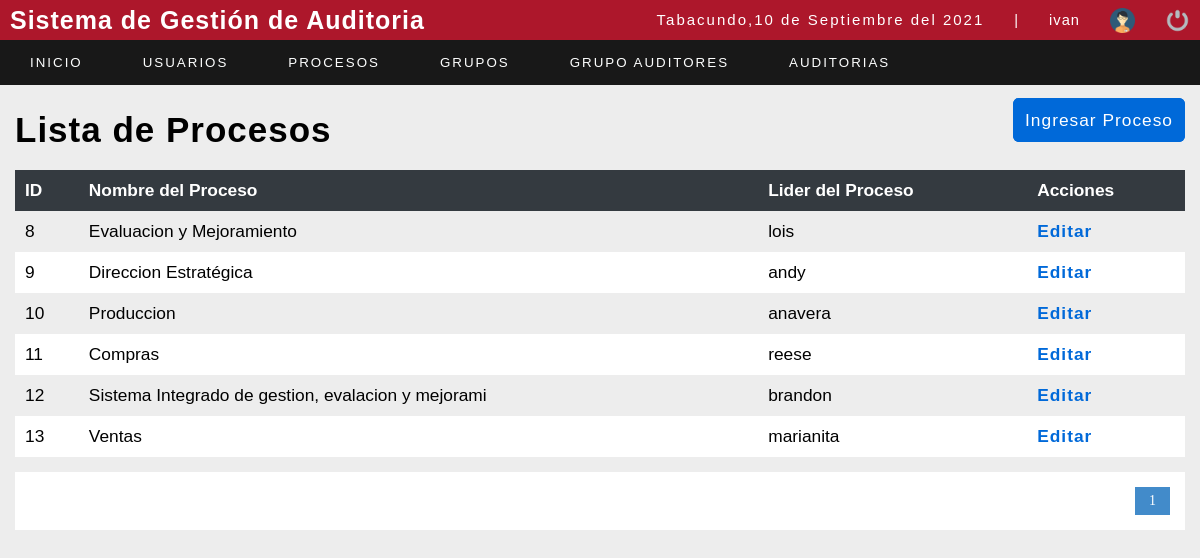
/sistema/listar_procesos.php (signed in), run on the app's committed database.
### tables this page shows
CREATE TABLE `procesos` (
  `idproceso` int(11) NOT NULL,
  `nombreproceso` varchar(50) NOT NULL,
  `liderproceso` int(11) NOT NULL
);

CREATE TABLE `usuario` (
  `id_user` int(11) NOT NULL,
  `user` varchar(20) NOT NULL,
  `password` varchar(100) NOT NULL,
  `correo` varchar(50) NOT NULL,
  `rol` int(11) NOT NULL,
  `estatus` int(11) NOT NULL
);

### sistema/listar_procesos.php (the view, shortened to what this page needs)
<?php
include "../conexion.php";
?>
<!DOCTYPE html>
<html lang="en">
<head>
	<?php include "includes/scripts.php"; ?>
	<link rel="stylesheet" href="https://pro.fontawesome.com/releases/v5.10.0/css/all.css" />
</head>
<body>
	<?php include "includes/header.php"; ?>
	<section id="container">
		<div style="display: flex;  justify-content:space-between; margin: 20px 0px; ">
		<h1>Lista de Procesos</h1>
		<div style="justify-content:flex-end">
		<a style="border: 2px solid #0069D9;  color: #ffffff; background-color: #0069D9; border-radius: 6px;" href="registro_procesos.php" class="btn_save">Ingresar Proceso</a>
	    </div>
		</div>
		<table>
			<tr>
				<th>ID</th>
				<th>Nombre del Proceso</th>
				<th>Lider del Proceso</th>
				<th>Acciones</th>
			</tr>
			<?php
			$sql_registe = mysqli_query($conection, "SELECT COUNT(*) as total_registro FROM procesos");
			$result_register = mysqli_fetch_array($sql_registe);
			$total_registro = $result_register['total_registro'];
			$por_pagina = 15;
			if (empty($_GET['pagina'])) {
				$pagina = 1;
			} else {
				$pagina = $_GET['pagina'];
			}
			$desde = ($pagina - 1) * $por_pagina;
			$total_paginas = ceil($total_registro / $por_pagina);
			$query = mysqli_query($conection, "SELECT p.idproceso, p.nombreproceso,u.user from procesos p,usuario u WHERE p.liderproceso=u.id_user ORDER BY idproceso ASC LIMIT $desde,$por_pagina");
			$result = mysqli_num_rows($query);
			if ($result > 0) {
				while ($data = mysqli_fetch_array($query)) {
			?>
					<tr>
						<td><?php echo $data[0]; ?></td>
						<td><?php echo $data[1]; ?></td>
						<td><?php echo $data[2]; ?></td>
						<td>
							<a class="link_edit" href="editar_procesos.php?id=<?php echo $data[0]; ?>">Editar</a>
						</td>
					</tr>
			<?php
				}
			}
			?>
		</table>
		<div class="paginador">
			<ul>
				<?php
				for ($i = 1; $i <= $total_paginas; $i++) {
					if ($i == $pagina) {
						echo '<li class="pageSelected">' . $i . '</li>';
					} else {
						echo '<li><a href="?pagina=' . $i . '">' . $i . '</a></li>';
					}
				}
				?>
			</ul>
		</div>
	</section>
</body>
</html>

### sistema/css/style.css (style rules this page uses)
* { margin: 0; padding: 0; box-sizing: border-box; }
body { background: #ededed; }
h1, h2, h3, h4, h5, h6 { font-family: Arial, sans-serif; font-weight: bold; letter-spacing: 1px; }
h1 { font-size: 25px; }
a { text-decoration: none; font-family: Arial, sans-serif; letter-spacing: 1px; }
#container { padding: 90px 15px 15px; }
.btn_save { font-size: 13pt; background: #0069D9; padding: 10px; color: #fff; letter-spacing: 1px; border: 0; cursor: pointer; margin: 15px auto; }
#container h1 { font-size: 35px; display: inline-block; }
table { border-collapse: collapse; font-size: 13pt; font-family: Arial, sans-serif; width: 100%; }
table th { text-align: left; padding: 10px; background: #343A40; color: #fff; }
table tr:nth-child(odd) { background: #fff; }
table td { padding: 10px; }
.link_edit { font-weight: bold; color: #0069D9; }
.paginador ul { padding: 15px; list-style: none; background: #FFF; margin-top: 15px; display: -webkit-flex; display: -moz-flex; display: -ms-flex; display: -o-flex; display: flex; justify-content: flex-end; }
.paginador a, .pageSelected { color: #428bca; border: 1px solid #ddd; padding: 5px; display: inline-block; font-size: 14px; text-align: center; width: 35px; }
.pageSelected { color: #FFF; background: #428bca; border: 1px solid #428bca; }

### data on the page
procesos: idproceso "8", nombreproceso "Evaluacion y Mejoramiento", liderproceso.user "lois"
procesos: idproceso "9", nombreproceso "Direccion Estratégica", liderproceso.user "andy"
procesos: idproceso "10", nombreproceso "Produccion", liderproceso.user "anavera"
procesos: idproceso "11", nombreproceso "Compras", liderproceso.user "reese"
procesos: idproceso "12", nombreproceso "Sistema Integrado de gestion, evalacion y mejorami", liderproceso.user "brandon"
procesos: idproceso "13", nombreproceso "Ventas", liderproceso.user "marianita"

### other printed values
fechaC() "10 de Septiembre del 2021"
$_SESSION['user'] "ivan"
